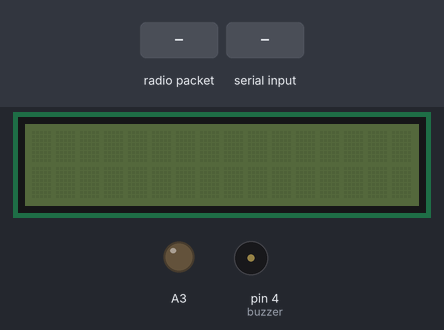
Bench run of a sketch on a simulated Arduino Uno, built with avr-gcc and run on an emulated ATmega328P. Parts: 16×2 character LCD, output pins drawn as LEDs (lit = HIGH), buzzer (waves = sounding). Inputs (shaded band) come from the test bench. No radio packets arrive unless stated; what the sketch prints to the serial monitor is not drawn.

Above: at 1.2 s.
1.3 s: radio packet "1" arrives
At 4.43 s:
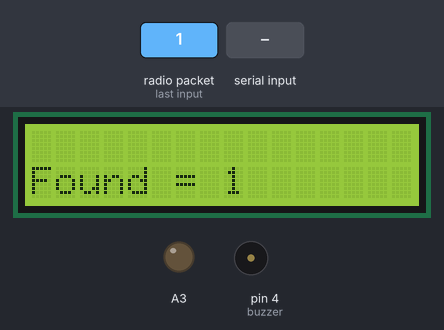
6.1 s: "1" received over the second serial link
At 7.3 s:
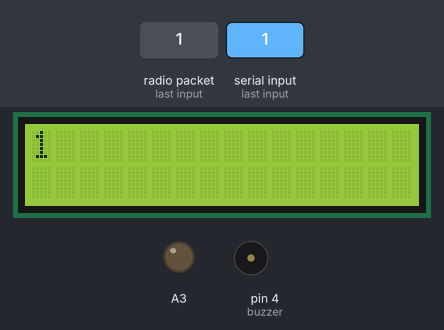
8.9 s: radio packet "0" arrives
At 12.07 s:
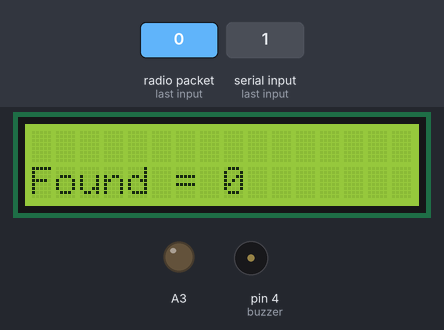
Timing chart, 0 to 13.6 s (numbered marks = the images above; inputs shaded):
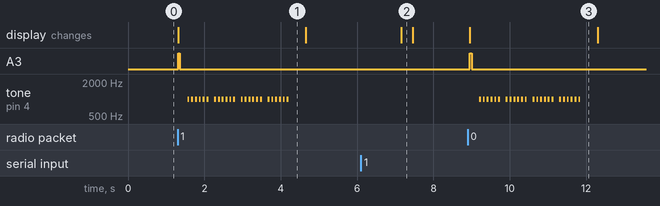

The sketch:

receiver.ino
```cpp
#include <SPI.h>
#include <nRF24L01.h>
#include <RF24.h>

#include <SoftwareSerial.h>
SoftwareSerial serial(2, 3);

#include <LiquidCrystal_I2C.h>
LiquidCrystal_I2C lcd(0x27, 16, 2);

RF24 radio(7, 8);  // CE, CSN

const byte address[6] = "00001";
const int buzzer = 4;

String data = "";
//millis
unsigned long previousMillis1 = 0;
unsigned long previousMillisBuzzer = 0;
const long period1 = 500;
const long period_buzzer = 1000;
void setup() {
  while (!Serial)
    ;
  Serial.begin(9600);
  radio.begin();

  serial.begin(115200);
  lcd.init();
  //  pinMode(A3, OUTPUT);
  pinMode(buzzer, OUTPUT);
  radio.openReadingPipe(0, address);
  radio.setPALevel(RF24_PA_MIN);
  radio.startListening();
  Serial.println("tes");
}

void loop() {
  unsigned long currentMillis = millis();
  unsigned long currentMillisBuzzer = millis();

  if (currentMillisBuzzer - previousMillisBuzzer >= period_buzzer) {
    previousMillisBuzzer = currentMillisBuzzer;
    //buzzer_aktif();
  }

  lcd.clear();


  if (currentMillis - previousMillis1 >= 50) {
    previousMillis1 = currentMillis;
    //


    if (radio.available()) {
      char text[32] = "";
      radio.read(&text, sizeof(text));

      lcd.backlight();
      lcd.setCursor(0, 1);
      lcd.print("Found =");
      lcd.setCursor(8, 1);
      lcd.print(text);
      // sent data to wemos
      serial.print(text);
      Serial.println(text);
      led_blink();
      buzzer_aktif();
      delay(300);
      lcd.noBacklight();
    }

    while (serial.available() > 0) {
      data = serial.readString();
      lcd.backlight();
      lcd.setCursor(0, 0);
      lcd.print(data);
      delay(300);
      lcd.noBacklight();
    }
  }
}

void led_blink() {
  analogWrite(A3, 150);
  delay(50);
  analogWrite(A3, 0);
  delay(200);
}

void buzzer_aktif() {
  for (int a = 0; a <= 3; a++) {
    for (int a = 0; a <= 5; a++) {
      tone(buzzer, 1000);  // Send 1KHz sound signal...
      delay(50);           // ...for 1 sec
      noTone(buzzer);
      delay(50);
    }
    delay(100);
  }
}
```

Measured:
- after the input at 1.3 s, A3: LOW → HIGH at once, → LOW 0.05 s later; tone on pin 4 (buzzer): silent → 1000 Hz after 0.26 s, then repeats every 0.70 s: 5 × (silent 0.05 s, 1000 Hz 0.05 s), silent 0.15 s, 1000 Hz 0.05 s, until it stays silent from 4.2 s; the display: changes at once (image 1)
- after the input at 6.1 s, the display: changes after 1.1 s (image 2)
- after the input at 8.9 s, A3: LOW → HIGH after 0.05 s, → LOW 0.05 s later; tone on pin 4 (buzzer): silent → 1000 Hz after 0.30 s, then repeats every 0.70 s: 5 × (silent 0.05 s, 1000 Hz 0.05 s), silent 0.15 s, 1000 Hz 0.05 s, until it stays silent from 11.9 s; the display: changes after 0.05 s (image 3)
